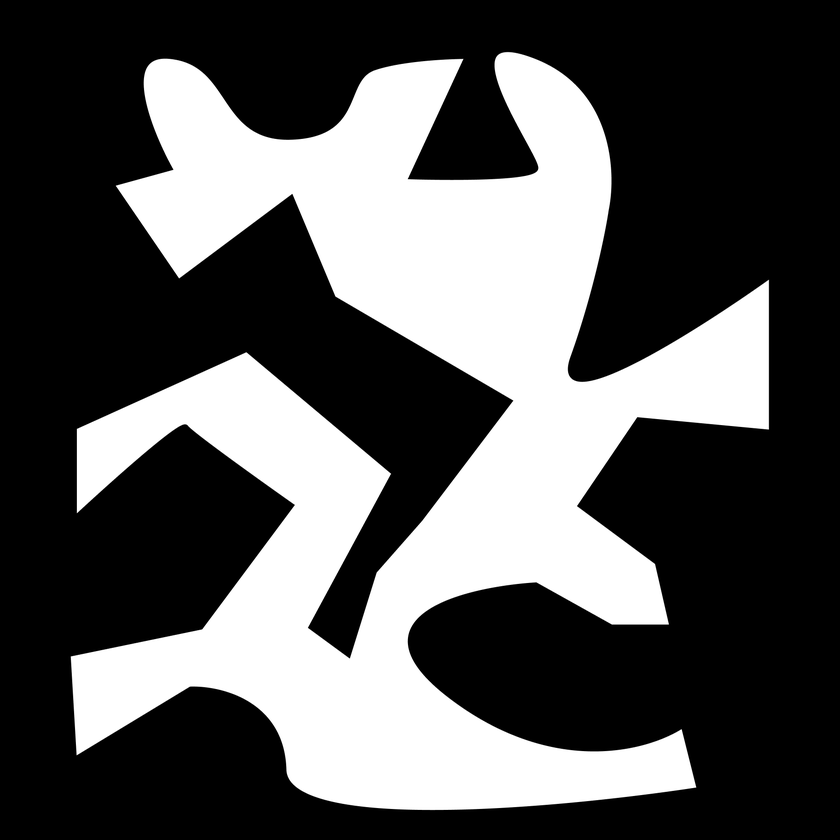
#> input picture Computer-Vision/week2/img/Frame 15.png, 840 x 840 px, shrunk from 1814 x 1814 before the run
$ python index22.py
#> lines starting #> are read from the running program, lines starting #| are printed output that depends on the picture; after the words box and inside, x2 and y2 are one past the last pixel; in counts of white or black regions, pixels touching at a corner belong together
import cv2
import numpy as np
img = cv2.imread('img/Frame 15.png')
#> img is the input picture: shape (840, 840, 3); min 0, max 255, mean 86.4
img_gray = cv2.cvtColor(img,cv2.COLOR_BGR2GRAY)
ret, thresh = cv2.threshold(img_gray, 127, 255,0)
#> thresh: shape (840, 840); 33.9% white; 1 white region
contours,hierarchy = cv2.findContours(thresh,2,1)
#> contours = 1 contour; box (x1, y1, x2, y2) and area: (71, 52, 769, 810) 236564
cnt = contours[0]
#> cnt = contour of 5136 points, box (x1, y1, x2, y2) (71, 52, 769, 810), area 236564
hull = cv2.convexHull(cnt,returnPoints = False)
#> hull = 44 values, max 5127 at index 0, min 0 at index 43, mean 3286.2
defects = cv2.convexityDefects(cnt,hull)
#> defects = 37 rows, first 6: [0, 706, 178, 32647], [706, 709, 707, 162], [709, 713, 710, 114], [716, 722, 717, 114], [722, 877, 820, 13132], [877, 2130, 1364, 109086]
for i in range(defects.shape[0]):
    s,e,f,d = defects[i,0]
    start = tuple(cnt[s][0])
    end = tuple(cnt[e][0])
    far = tuple(cnt[f][0])
    cv2.line(img,start,end,[0,255,0],2)
    cv2.circle(img,far,5,[0,0,255],-1)
#> this loop made 37 passes
#> (s, e, f, d, start, end, far) on passes 1 to 11: (0, 706, 178, 32647, (503, 52), (158, 59), (481, 180)), (706, 709, 707, 162, (158, 59), (155, 60), (157, 60)), (709, 713, 710, 114, (155, 60), (151, 62), (154, 61)), (716, 722, 717, 114, (148, 65), (145, 71), (148, 66)), (722, 877, 820, 13132, (145, 71), (116, 185), (173, 169)), (877, 2130, 1364, 109086, (116, 185), (77, 429), (513, 401)), (2130, 2686, 2431, 56303, (77, 429), (71, 656), (295, 505)), (2698, 2783, 2699, 241, (71, 668), (76, 753), (72, 669)), (2784, 3090, 2919, 23171, (77, 754), (341, 803), (212, 687)), (3090, 3096, 3095, 210, (341, 803), (347, 804), (346, 803)), (3096, 3110, 3102, 217, (347, 804), (361, 806), (353, 804))
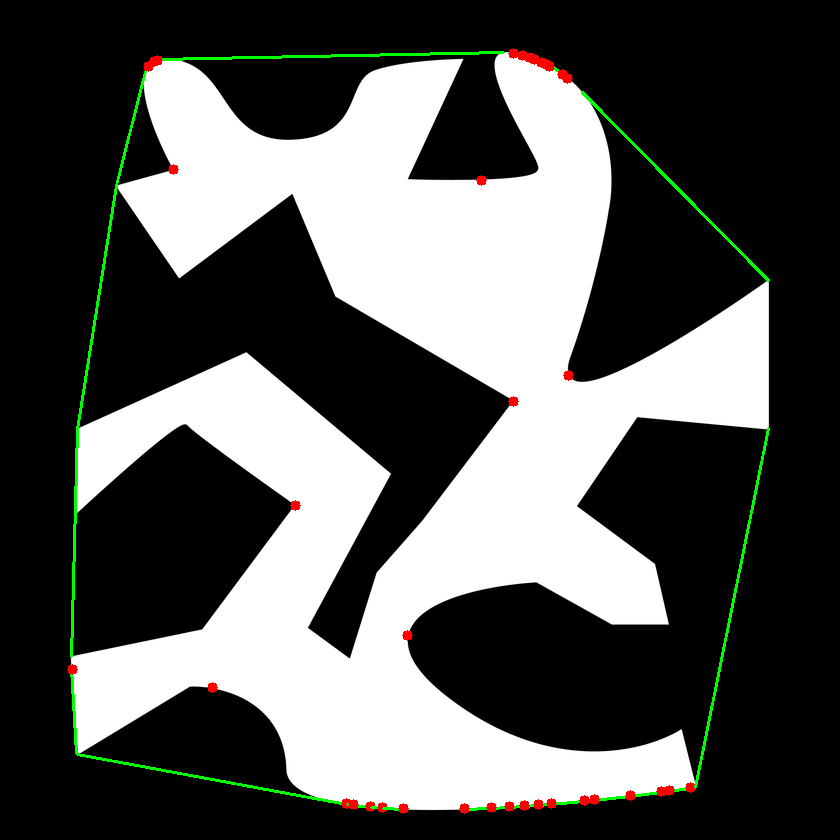
#> img: shape (840, 840, 3); 1.26% of pixels changed, all inside (x1, y1, x2, y2) = (67, 48, 770, 814)
cv2.imshow('img',img)
cv2.waitKey(0)
cv2.destroyAllWindows()

$ run again, with Computer-Vision/week2/img/black-gradient-png.png copied over Computer-Vision/week2/img/Frame 15.png
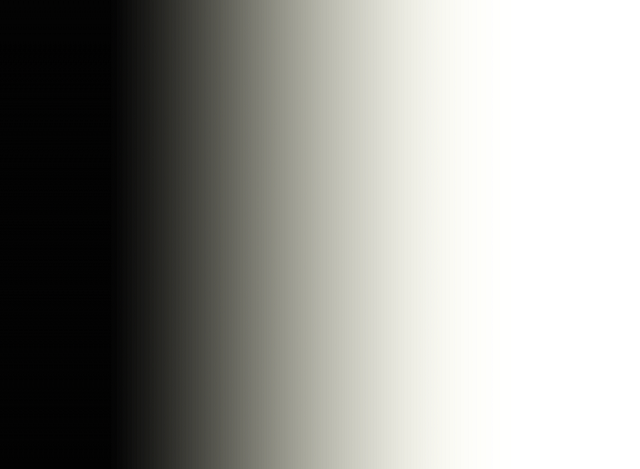
#> input picture Computer-Vision/week2/img/black-gradient-png.png, 640 x 469 px
#> img is the input picture: shape (469, 640, 3); mean B, G, R 144.9, 149.4, 149.4
#> `ret, thresh = cv2.threshold(img_gray, 127, 255,0)`:
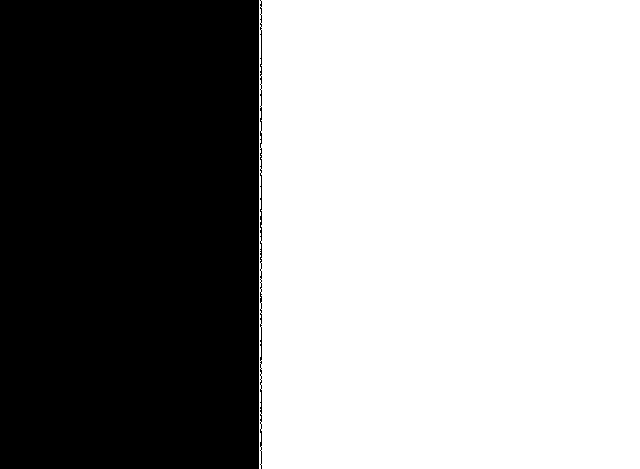
#> thresh: shape (469, 640); 59.3% white; 2 black regions
#> contours = 52 contours, 38 with area under 20; largest, box (x1, y1, x2, y2) and area: (259, 0, 640, 469) 177832, (259, 172, 263, 242) 154, (259, 29, 263, 77) 99, (259, 326, 263, 362) 75, (259, 388, 263, 415) 57
#> cnt = contour of 1702 points, box (x1, y1, x2, y2) (259, 0, 640, 469), area 177832
#> hull = [1322, 854, 468, 0]
#> defects = [[1322, 0, 1701, 256], [468, 854, 473, 1024]]
#> the loop `for i in range(defects.shape[0]):` made 2 passes
#> (s, e, f, d, start, end, far) on passes 1 to 2: (1322, 0, 1701, 256, (639, 0), (259, 0), (260, 1)), (468, 854, 473, 1024, (259, 468), (639, 468), (261, 464))
#> after the loop `for i in range(defects.shape[0]):`:
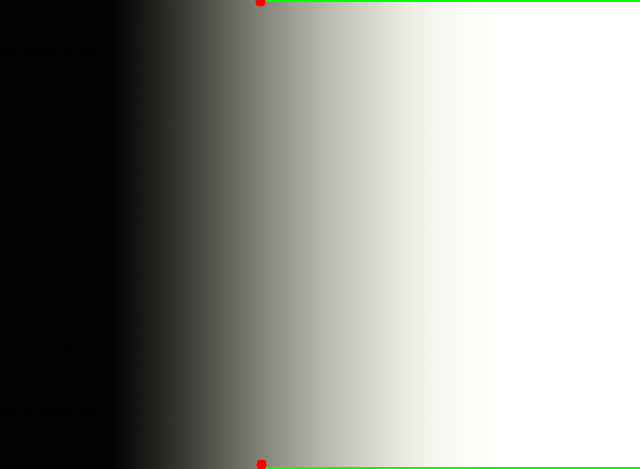
#> img: shape (469, 640, 3); 0.54% of pixels changed, all inside (x1, y1, x2, y2) = (255, 0, 640, 469)
